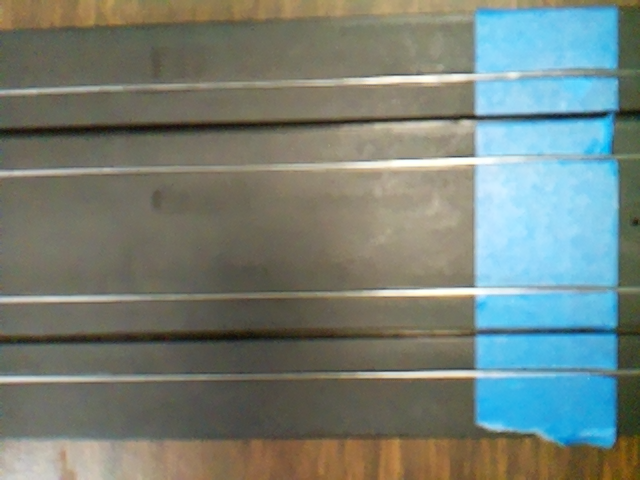
#> input picture test_photos/10cm.png, 640 x 480 px
$ python detect_lines.py test_photos/10cm.png out.png
#> lines starting #> are read from the running program, lines starting #| are printed output that depends on the picture; after the words box and inside, x2 and y2 are one past the last pixel; in counts of white or black regions, pixels touching at a corner belong together
#!/bin/env python3

import cv2
from pprint import *
#from picamera2 import Picamera2, Preview
import time
import argparse
from math import *
from statistics import *
import logging

def main():
    parser = argparse.ArgumentParser()
    parser.add_argument('infile')
    parser.add_argument('outfile')
    args = parser.parse_args()
    stime = time.time()
    # read the image as grayscale
    src = cv2.imread(args.infile, cv2.IMREAD_COLOR)
#> src is the input picture: shape (480, 640, 3); mean B, G, R 120.1, 128.1, 117.3
    # get geometry
    geometry = TrackGeometry(src)
    print(geometry)
    print(geometry.read_lanes(src))
    geometry.decorate_image(src)
    print(f"Elapsed time: {time.time() - stime}")


class Line:
    def __init__(self, x1, y1, x2, y2):
        self.p1 = (round(x1), round(y1))
        self.p2 = (round(x2), round(y2))
        self.slope = None
        self.angle = None
        self.y_intercept = None
        self.x_intercept = None
        self.horizontal = self.p1[1] == self.p2[1]
        self.vertical = self.p1[0] == self.p2[0]
        self._points = None

        # compute all of the helpful things...
        if self.horizontal:
            self.angle = 0
            self.y_intercept = round(y1)
            self.slope = 0
        elif self.vertical:
            self.angle = 90
            self.x_intercept = round(x1)
            self.slope = 0  # this is really inverse slope.
        else:
            self.slope = ((y2 - y1) / (x2 - x1))
            self.angle = abs(degrees(atan(self.slope)))
            # find the y intercept
            # y = mx + b
            # l[1] = slope * l[0] + y_intercept
            # l[1] - y_intercept = slope * l[0]
            # -y_intercept = slope * l[0] - l[1]
            # y_intercept = -slope * l[0] + l[1]
            y_int = -self.slope * x1 + y1
            if self.angle < 5:
                # horizontal-ish line.  Use the y intercept.
                self.horizontal = True
                self.y_intercept = round(y_int)
            elif abs(self.angle - 90) < 5:
                # vertical-ish line.  Compute x-intercept
                self.vertical = True
                # y = mx + b
                # 0 = slope * x + y_int
                # -y_int = slope * x
                # -y_int / slope = x
                self.x_intercept = round(-y_int / self.slope)
                self.slope = 1/self.slope  # invert the slope

    def __repr__(self):
        return f"Line<{self.p1}-{self.p2} {self.slope}/{self.angle} x@{self.x_intercept} y@{self.y_intercept} {'h' if self.horizontal else ''} {'v' if self.vertical else ''}>"


    def intersection(self, other, bounds=None):
        """Return a tuple that's a coordinate for the intersection of this line
           and other.  If they do not intersect (ever, or within the specified bounds),
           raise a ValueError"""
        # per https://en.wikipedia.org/wiki/Line%E2%80%93line_intersection
        x1, y1 = self.p1
        x2, y2 = self.p2
        x3, y3 = other.p1
        x4, y4 = other.p2
        logging.info(f"Computing Intersection of: {self.p1}-{self.p2} and {other.p1}-{other.p2}")
        den = (x1 - x2) * (y3 - y4) - (y1 - y2) * (x3 - x4)
        px = ((x1 * y2  - y1 * x2) * (x3 - x4) - (x1 - x2) * (x3 * y4 - y3 * x4)) / den
        py = ((x1 * y2 - y1 * x2) * (y3 - y4) - (y1 - y2)* (x3 * y4 - y3 * x4)) / den
        if bounds is not None:
            if px < 0 or py < 0 or px > bounds[0] or py > bounds[1]:
                raise ValueError(f"Point ({px}, {py}) is outside {bounds}")
        logging.info(f"Intersection at ({px}, {py})")
        return (px, py)


    def points(self):
        """Return a list of point tuples for the line"""

        if self._points is None:
            logging.info(f"Generating point list for {repr(self)}")
            self._points = []
            if self.angle == 0:
                self._points = [(x, self.p1[1]) for x in range(self.p1[0], self.p2[0] + 1)]
            elif self.angle == 90:
                self._points = [(self.p1[0], y) for y in range(self.p1[1], self.p2[1] + 1)]
            elif self.horizontal:
                self._points = [(self.p1[0] + x, self.p1[1] + x * self.slope) for x in range(abs(self.p1[0] - self.p2[0]) + 1)]
            elif self.vertical:
                self._points = [(self.p1[0] + y * self.slope, self.p1[1] + y) for y in range(abs(self.p1[1] - self.p2[1]) + 1)]
            # round all of the points.
            self._points = [(round(p[0]), round(p[1])) for p in self._points]
            logging.info(f"Points: {self._points}")
        return self._points


class TrackGeometry:
    def __init__(self, bgrimage):
        """Get track geometry from a BGR image or raise ValueError if it can't be determined"""
        height, width, depth = bgrimage.shape
#> height = 480; width = 640; depth = 3
        logging.info(f"Calibration Image Shape: {width}, {height}, {depth}")
        gray_image = cv2.cvtColor(bgrimage, cv2.COLOR_BGR2GRAY)
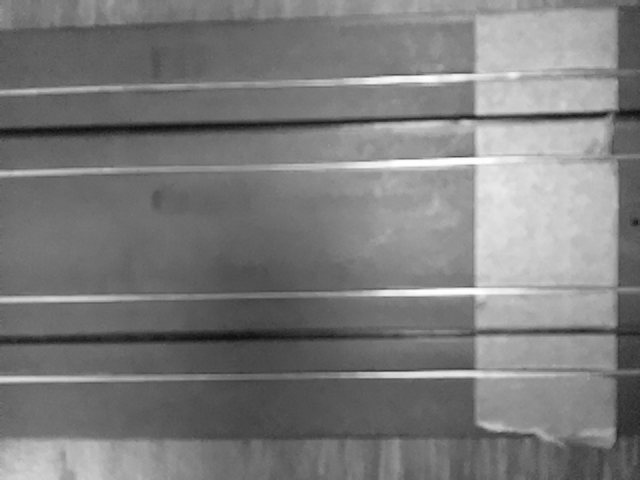
#> gray_image: shape (480, 640); min 12, max 255, mean 123.9
        # run Canny edge detection
        edge_image = cv2.Canny(gray_image, threshold1=50, threshold2=200, apertureSize=3)
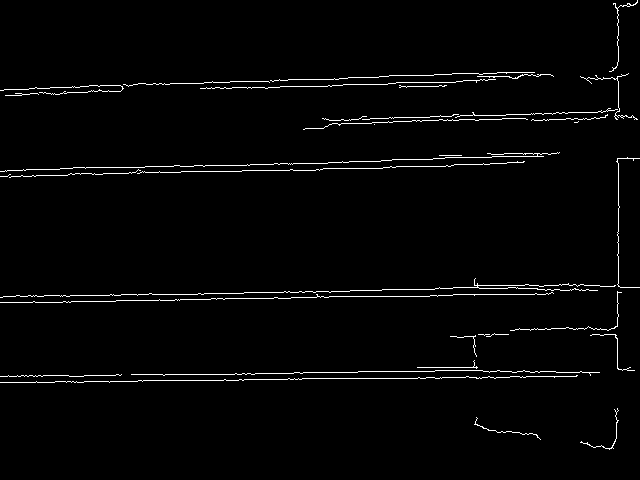
#> edge_image: shape (480, 640); 2.1% white in thin lines or dots
        # get the hough lines
        houghlines = cv2.HoughLinesP(edge_image, rho=1, theta=pi / 180, threshold=50, minLineLength=70, maxLineGap=35)
#> houghlines = 34 rows, first 6: [0, 302, 390, 296], [163, 375, 466, 370], [3, 296, 434, 289], [23, 169, 249, 165], [0, 90, 520, 72], [618, 316, 618, 158]
        if houghlines is None:
            # didn't detect any lines.
            raise ValueError("Cannot detect track geometry")

        # formalize all the discovered lines
        lines = [Line(*x[0]) for x in houghlines]
#> lines = 34 items

        # find the lane dividing line.  It should be the midpoint of the y-intercepts
        ymin = min([x.y_intercept for x in lines if x.horizontal])
#> ymin = 90
        ymax = max([x.y_intercept for x in lines if x.horizontal])
#> ymax = 383
        mp = (ymax + ymin) / 2
#> mp = 236.5
        self.lane_divide = Line(0, mp, width, mp)

        # compute each lane's mid line
        self.lanes = []
        y1 = median([x.y_intercept for x in lines if x.horizontal and x.y_intercept < self.lane_divide.y_intercept])
#> y1 = 151
        y2 = y1 + width * median([x.slope for x in lines if x.horizontal and x.y_intercept < self.lane_divide.y_intercept])
#> y2 = 129.7
        self.lanes.append(Line(0, y1, width, y2))
        y1 = median([x.y_intercept for x in lines if x.horizontal and x.y_intercept > self.lane_divide.y_intercept])
#> y1 = 365
        y2 = y1 + width * median([x.slope for x in lines if x.horizontal and x.y_intercept > self.lane_divide.y_intercept])
#> y2 = 356.1
        self.lanes.append(Line(0, y1, width, y2))


        # finish line.  Let's assume that traffic is left-to-right.  The finish line is the leftmost
        # vertical line...but sometimes that's not a great line, so we're going to take the
        # average of all of the vertical line X intercepts and the median slope.
        x1 = mean([x.x_intercept for x in lines if x.vertical])
#> x1 = 617.3
        x2 = x1 + height * median([x.slope for x in lines if x.vertical])
#> x2 = 617.3
        self.finish_line = Line(x1, 0, x2, height)


        # we need to find the scanning area for each of the lanes.  Length-wise, it'll be half the
        # width between the first lane line and the lane divider.
        self.lane_data = []
        scan_width =  abs(self.lane_divide.y_intercept - self.lanes[0].y_intercept) / 2
#> scan_width = 42.5

        ipoint = self.finish_line.intersection(self.lanes[0], (width, height))
#> in intersection, `x1, y1 = self.p1`: x1 = 617; y1 = 0
#> in intersection, `x2, y2 = self.p2`: x2 = 617; y2 = 480
#> in intersection, `x3, y3 = other.p1`: x3 = 0; y3 = 151
#> in intersection, `x4, y4 = other.p2`: x4 = 640; y4 = 130
#> in intersection, `den = (x1 - x2) * (y3 - y4) - (y1 - y2) * (x3 - x4)`: den = -307200
#> in intersection, `px = ((x1 * y2  - y1 * x2) * (x3 - x4) - (x1 - x2) * (x3 * y4 - y3 * x..`: px = 617
#> in intersection, `py = ((x1 * y2 - y1 * x2) * (y3 - y4) - (y1 - y2)* (x3 * y4 - y3 * x4)..`: py = 130.8
#> ipoint = (617, 130.8)
        self.lane_data.append(Line(ipoint[0] - self.finish_line.slope * scan_width / 2, ipoint[1] - scan_width / 2,
                                   ipoint[0] + self.finish_line.slope * scan_width / 2, ipoint[1] + scan_width / 2))

        ipoint = self.finish_line.intersection(self.lanes[1], (width, height))
#> ipoint = (617, 356.3)
#> (printed output is left out)
        self.lane_data.append(Line(ipoint[0] - self.finish_line.slope * scan_width / 2, ipoint[1] - scan_width / 2,
                                   ipoint[0] + self.finish_line.slope * scan_width / 2, ipoint[1] + scan_width / 2))


    def decorate_image(self, src):
        """Draw features onto the source image"""
        # find the lane dividing line
        cv2.line(src, self.lane_divide.p1, self.lane_divide.p2, color=(255, 0, 255))

        # draw the two lane centerlines...
        for l in self.lanes:
            cv2.line(src, l.p1, l.p2, color=(255, 255, 0))

        # draw the finish line
        cv2.line(src, self.finish_line.p1, self.finish_line.p2, color=(0, 255, 255))

        # draw the lane data lines
        for l in self.lane_data:
            cv2.line(src, l.p1, l.p2, color=(255, 0, 0))


    def read_lanes(self, src):
        results = []
        image = cv2.cvtColor(src, cv2.COLOR_BGR2GRAY)
        for l in self.lane_data:
            data = []
            for p in l.points():
                # I /think/ the image data is Y,X rather than X,Y
                data.append(image[p[1], p[0]])
                src[p[1], p[0]] = (255, 128, 128, 255)
            results.append(data)
#> this loop made 1 pass
#> after the loop, results = []
        return results


if __name__ == "__main__":
#> (the run stopped early here; a loop or call above may not have finished)

$ run again, on test_photos/12cm.png
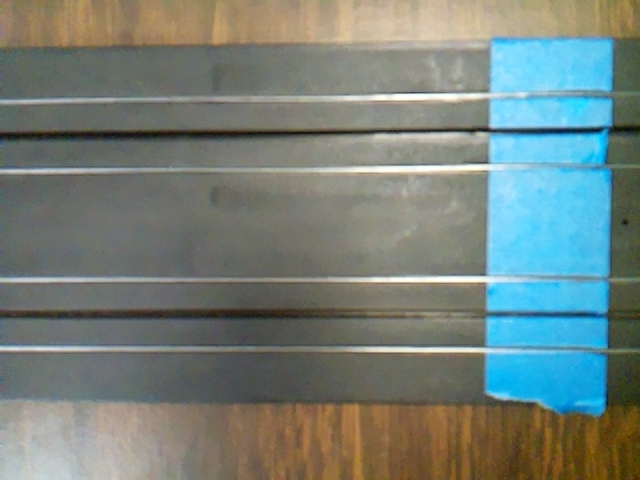
#> input picture test_photos/12cm.png, 640 x 480 px
#> in main, src is the input picture: shape (480, 640, 3); mean B, G, R 122.9, 129.1, 117.2
#> in __init__, `gray_image = cv2.cvtColor(bgrimage, cv2.COLOR_BGR2GRAY)`:
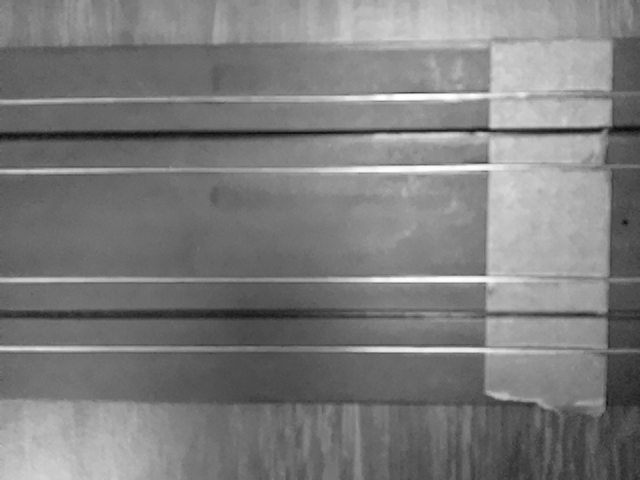
#> gray_image: shape (480, 640); min 7, max 254, mean 124.9
#> in __init__, `edge_image = cv2.Canny(gray_image, threshold1=50, threshold2=200, aper..`:
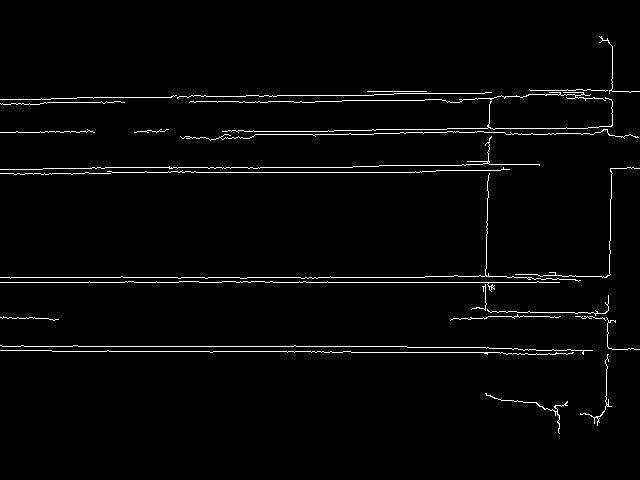
#> edge_image: shape (480, 640); 2.3% white in thin lines or dots, all inside (x1, y1, x2, y2) = (0, 36, 640, 434)
#> houghlines = 33 rows, first 6: [0, 277, 424, 277], [0, 282, 559, 282], [2, 346, 406, 346], [52, 351, 350, 351], [85, 172, 421, 172], [277, 131, 505, 128]
#> lines = 33 items
#> ymin = 95
#> ymax = 352
#> mp = 223.5
#> in __init__, `y1 = median([x.y_intercept for x in lines if x.horizontal and x.y_inte..`: y1 = 133.5
#> in __init__, `y2 = y1 + width * median([x.slope for x in lines if x.horizontal and x..`: y2 = 125.3
#> in __init__, `y1 = median([x.y_intercept for x in lines if x.horizontal and x.y_inte..`: y1 = 309
#> in __init__, `x1 = mean([x.x_intercept for x in lines if x.vertical])`: x1 = 572.7
#> in __init__, `x2 = x1 + height * median([x.slope for x in lines if x.vertical])`: x2 = 564.6
#> scan_width = 45
#> in intersection, `x1, y1 = self.p1`: x1 = 573; y1 = 0
#> in intersection, `x2, y2 = self.p2`: x2 = 565; y2 = 480
#> x3 = 0; y3 = 134
#> x4 = 640; y4 = 125
#> den = -307128
#> px = 570.9
#> py = 126
#> in __init__, `ipoint = self.finish_line.intersection(self.lanes[0], (width, height))`: ipoint = (570.9, 126)
#> in __init__, `ipoint = self.finish_line.intersection(self.lanes[1], (width, height))`: ipoint = (567.9, 309)
#> (printed output is left out)
#> the loop in read_lanes, `for l in self.lane_data:` made 1 pass
#> after the loop in read_lanes, `for l in self.lane_data:`: results = []

$ run again, on test_photos/8cm.png
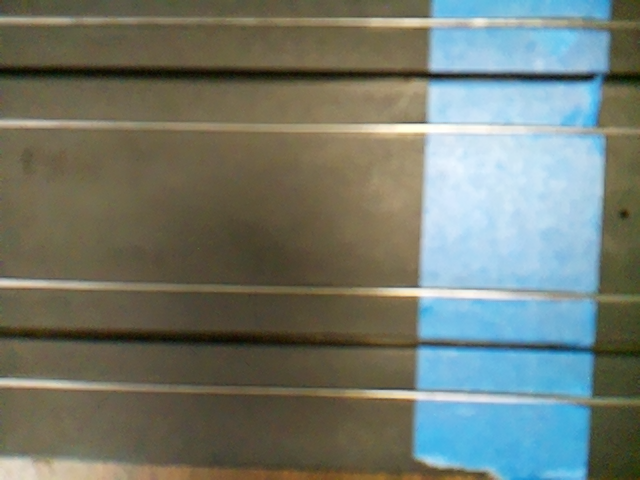
#> input picture test_photos/8cm.png, 640 x 480 px
#> in main, src is the input picture: shape (480, 640, 3); mean B, G, R 111.4, 121.5, 113.9
#> in __init__, `gray_image = cv2.cvtColor(bgrimage, cv2.COLOR_BGR2GRAY)`:
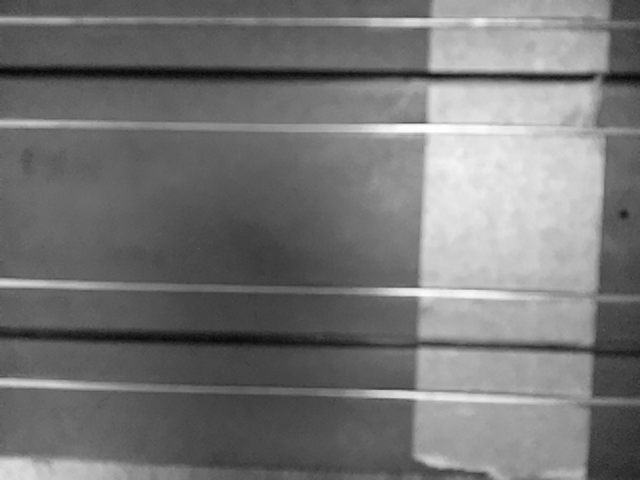
#> gray_image: shape (480, 640); min 7, max 255, mean 118.1
#> in __init__, `edge_image = cv2.Canny(gray_image, threshold1=50, threshold2=200, aper..`:
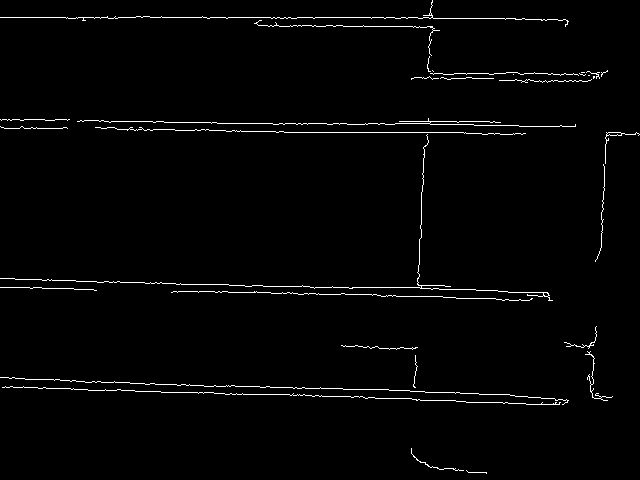
#> edge_image: shape (480, 640); 1.8% white in thin lines or dots
#> houghlines = 32 rows, first 6: [0, 17, 432, 17], [193, 392, 563, 404], [176, 284, 369, 287], [0, 377, 345, 389], [173, 291, 395, 295], [276, 132, 465, 132]
#> lines = 32 items
#> ymin = 17
#> ymax = 386
#> mp = 201.5
#> in __init__, `y1 = median([x.y_intercept for x in lines if x.horizontal and x.y_inte..`: y1 = 96
#> in __init__, `y2 = y1 + width * median([x.slope for x in lines if x.horizontal and x..`: y2 = 99.17
#> in __init__, `y1 = median([x.y_intercept for x in lines if x.horizontal and x.y_inte..`: y1 = 287.5
#> in __init__, `y2 = y1 + width * median([x.slope for x in lines if x.horizontal and x..`: y2 = 305.3
#> in __init__, `x1 = mean([x.x_intercept for x in lines if x.vertical])`: x1 = 521
#> in __init__, `x2 = x1 + height * median([x.slope for x in lines if x.vertical])`: x2 = 498.6
#> scan_width = 53
#> in intersection, `x1, y1 = self.p1`: x1 = 521; y1 = 0
#> in intersection, `x2, y2 = self.p2`: x2 = 499; y2 = 480
#> x3 = 0; y3 = 96
#> x4 = 640; y4 = 99
#> den = -307266
#> px = 516.5
#> py = 98.42
#> in __init__, `ipoint = self.finish_line.intersection(self.lanes[0], (width, height))`: ipoint = (516.5, 98.42)
#> in __init__, `ipoint = self.finish_line.intersection(self.lanes[1], (width, height))`: ipoint = (507.2, 301.5)
#> (printed output is left out)
#> the loop in read_lanes, `for l in self.lane_data:` made 1 pass
#> after the loop in read_lanes, `for l in self.lane_data:`: results = []
